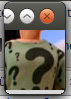

This chart was generated by the following Python code:
from PIL import Image

def getSubImg(img, x, y, width, height):
	subimage = Image.new("RGBA", (width, height))
	for i in range(x, x+width):
		for j in range(y, y+height):
			subimage.load()[i - x, j - y] = img.load()[i,j]
	return subimage

img = Image.open("image.jpg")
subimg = getSubImg(img, 50,100,60,60)
subimg.show()
subimg.save("aufg12.png")
